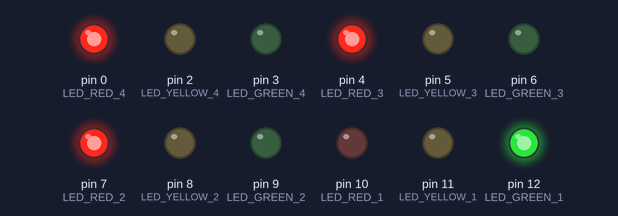
The sketch below on a simulated Arduino Uno, built with avr-gcc and run on an emulated ATmega328P. Parts: output pins drawn as LEDs (lit = HIGH).

Above: at 0.1 s.
At 5.1 s:
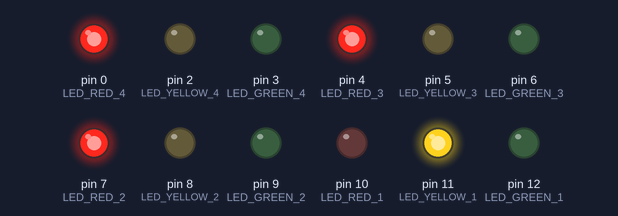
At 6.1 s:
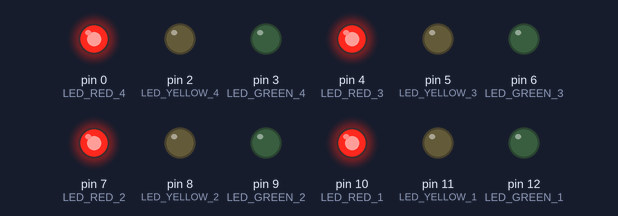
At 14.1 s:
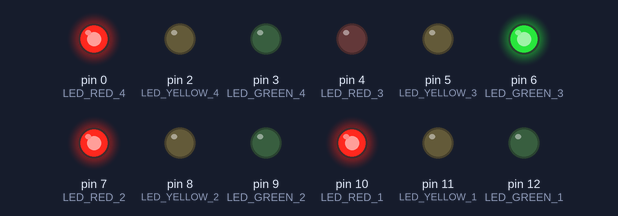
At 21.1 s:
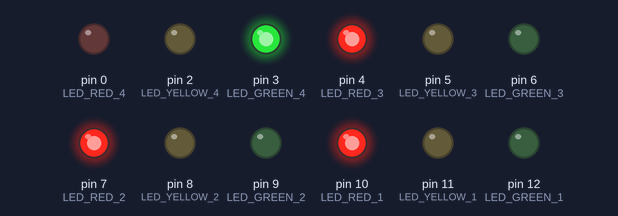
At 35.1 s:
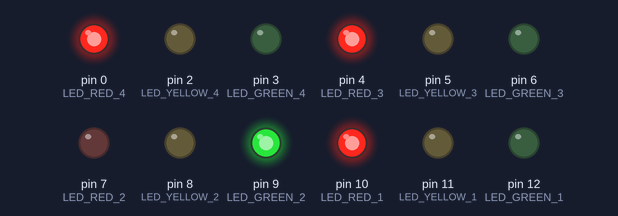
Timing chart, 0 to 36.6 s (numbered marks = the images above):
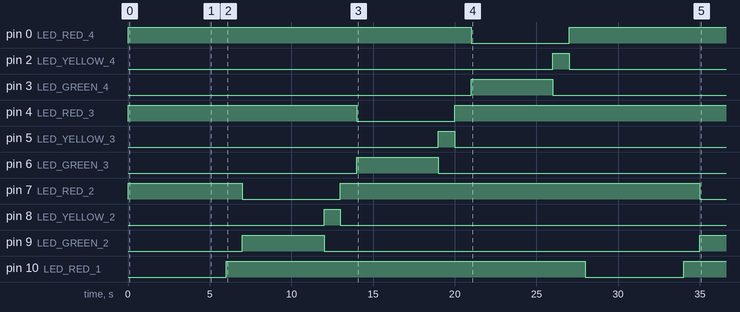

Measured:
- by itself, pin 0 (LED_RED_4): LOW → HIGH at 0.00 s, → LOW 21.0 s later, → HIGH 6.0 s later
- by itself, pin 2 (LED_YELLOW_4): LOW → HIGH at 26.0 s, → LOW 1.0 s later
- by itself, pin 3 (LED_GREEN_4): LOW → HIGH at 21.0 s, → LOW 5.0 s later
- by itself, pin 4 (LED_RED_3): LOW → HIGH at 0.00 s, → LOW 14.0 s later, → HIGH 6.0 s later
- by itself, pin 5 (LED_YELLOW_3): LOW → HIGH at 19.0 s, → LOW 1.0 s later
- by itself, pin 6 (LED_GREEN_3): LOW → HIGH at 14.0 s, → LOW 5.0 s later
- by itself, pin 7 (LED_RED_2): LOW → HIGH at 0.00 s, → LOW 7.0 s later, → HIGH 6.0 s later, → LOW 22.0 s later
- by itself, pin 8 (LED_YELLOW_2): LOW → HIGH at 12.0 s, → LOW 1.0 s later

The sketch:

Traffic_light.ino
```cpp
#define LED_GREEN_1 12
#define LED_YELLOW_1 11
#define LED_RED_1 10

#define LED_GREEN_2 9
#define LED_YELLOW_2 8
#define LED_RED_2 7

#define LED_GREEN_3 6
#define LED_YELLOW_3 5
#define LED_RED_3 4

#define LED_GREEN_4 3
#define LED_YELLOW_4 2
#define LED_RED_4 0

bool tl1_red = true;
bool tl2_red = true;
bool tl3_red = true;
bool tl4_red = true;
bool all_red = true;


void setup()
{
  pinMode(LED_GREEN_1, OUTPUT);
  pinMode(LED_YELLOW_1, OUTPUT);
  pinMode(LED_RED_1, OUTPUT);

  pinMode(LED_GREEN_2, OUTPUT);
  pinMode(LED_YELLOW_2, OUTPUT);
  pinMode(LED_RED_2, OUTPUT);


  pinMode(LED_GREEN_3, OUTPUT);
  pinMode(LED_YELLOW_3, OUTPUT);
  pinMode(LED_RED_3, OUTPUT);


  pinMode(LED_GREEN_4, OUTPUT);
  pinMode(LED_YELLOW_4, OUTPUT);
  pinMode(LED_RED_4, OUTPUT);
}
void loop() {
  if(all_red){
    allRedOn();
  }

  trafficLight_1();
  trafficLight_2();
  trafficLight_3();
  trafficLight_4();
}

//......Keep all red signals on...
void allRedOn(){
  digitalWrite(LED_RED_2, HIGH);
  digitalWrite(LED_RED_3, HIGH);
  digitalWrite(LED_RED_4, HIGH);
  all_red = false;
}

//.....................


//.....Code for Traffic Light 1......Begins.
void trafficLight_1(){
  trafficLight1_green();
  trafficLight1_yellow();
  trafficLight1_red();
}

void trafficLight1_green(){
  if(tl1_red){
     digitalWrite(LED_RED_1, LOW);
  }
  digitalWrite(LED_GREEN_1, HIGH);
  delay(5000);
  digitalWrite(LED_GREEN_1, LOW);
  //delay(1000);
}

void trafficLight1_yellow(){
  digitalWrite(LED_YELLOW_1, HIGH);
  delay(1000);
  digitalWrite(LED_YELLOW_1, LOW);
  //delay(1000);
}

void trafficLight1_red(){
  digitalWrite(LED_RED_1, HIGH);
  delay(1000);
 // digitalWrite(LED_RED_1, LOW);
  //delay(1000);
}
//.....Code for Traffic Light 1......Ends.

//.....Code for Traffic Light 2......Begins.
void trafficLight_2(){
  if(tl2_red){
     digitalWrite(LED_RED_2, LOW);
  }
  trafficLight2_green();
  trafficLight2_yellow();
  trafficLight2_red();
}

void trafficLight2_green(){
  digitalWrite(LED_GREEN_2, HIGH);
  delay(5000);
  digitalWrite(LED_GREEN_2, LOW);
  //delay(1000);
}

void trafficLight2_yellow(){
  digitalWrite(LED_YELLOW_2, HIGH);
  delay(1000);
  digitalWrite(LED_YELLOW_2, LOW);
  //delay(1000);
}

void trafficLight2_red(){
  digitalWrite(LED_RED_2, HIGH);
  delay(1000);
 // digitalWrite(LED_RED_2, LOW);
  //delay(1000);
}
//.....Code for Traffic Light 2......Ends.

//.....Code for Traffic Light 3......Begins.
void trafficLight_3(){
  if(tl3_red){
     digitalWrite(LED_RED_3, LOW);
  }
  trafficLight3_green();
  trafficLight3_yellow();
  trafficLight3_red();
}

void trafficLight3_green(){
  digitalWrite(LED_GREEN_3, HIGH);
  delay(5000);
  digitalWrite(LED_GREEN_3, LOW);
  //delay(1000);
}

void trafficLight3_yellow(){
  digitalWrite(LED_YELLOW_3, HIGH);
  delay(1000);
  digitalWrite(LED_YELLOW_3, LOW);
  //delay(1000);
}

void trafficLight3_red(){
  digitalWrite(LED_RED_3, HIGH);
  delay(1000);
  //digitalWrite(LED_RED_3, LOW);
  //delay(1000);
}
//.....Code for Traffic Light 3......Ends.

//.....Code for Traffic Light 4......Begins.
void trafficLight_4(){
  trafficLight4_green();
  trafficLight4_yellow();
  trafficLight4_red();
}

void trafficLight4_green(){
  if(tl4_red){
     digitalWrite(LED_RED_4, LOW);
  }
  digitalWrite(LED_GREEN_4, HIGH);
  delay(5000);
  digitalWrite(LED_GREEN_4, LOW);
  //delay(1000);
}

void trafficLight4_yellow(){
  digitalWrite(LED_YELLOW_4, HIGH);
  delay(1000);
  digitalWrite(LED_YELLOW_4, LOW);
  //delay(1000);
}

void trafficLight4_red(){
  digitalWrite(LED_RED_4, HIGH);
  delay(1000);
 // digitalWrite(LED_RED_4, LOW);
 // delay(1000);
}
//.....Code for Traffic Light 4......Ends.
```
